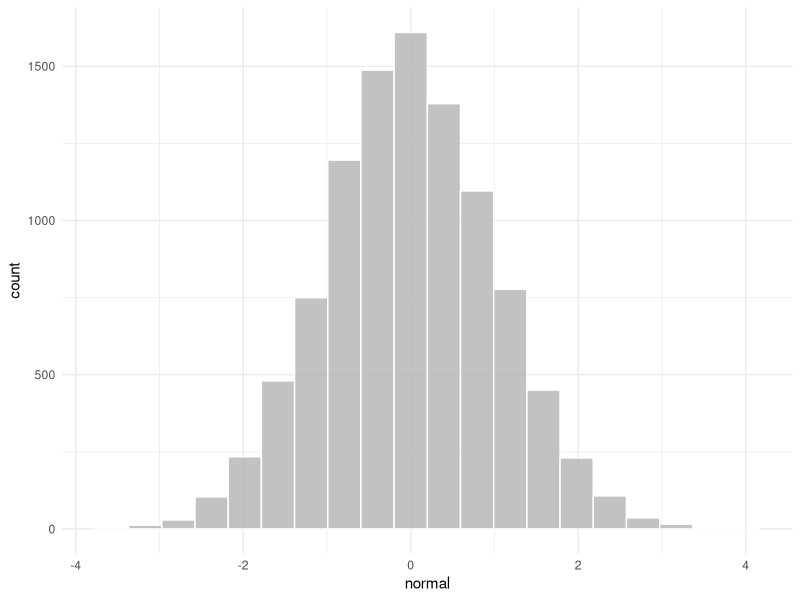
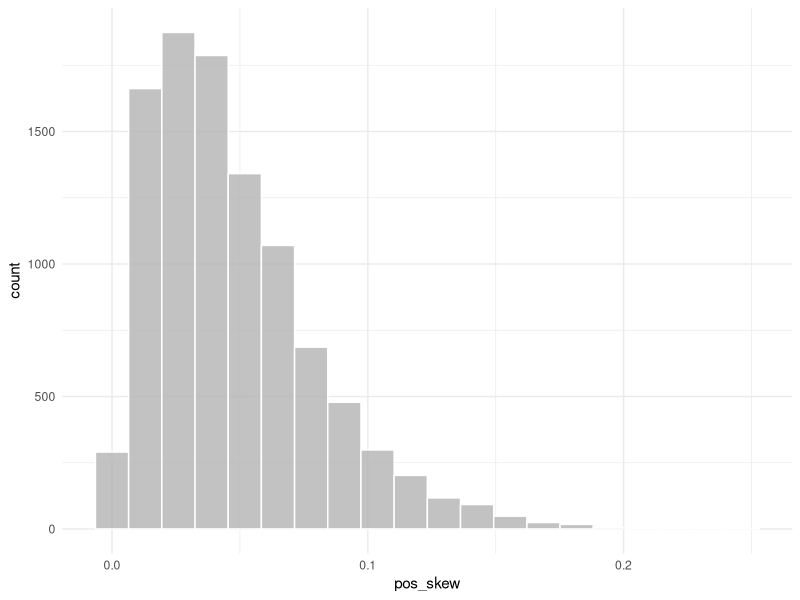
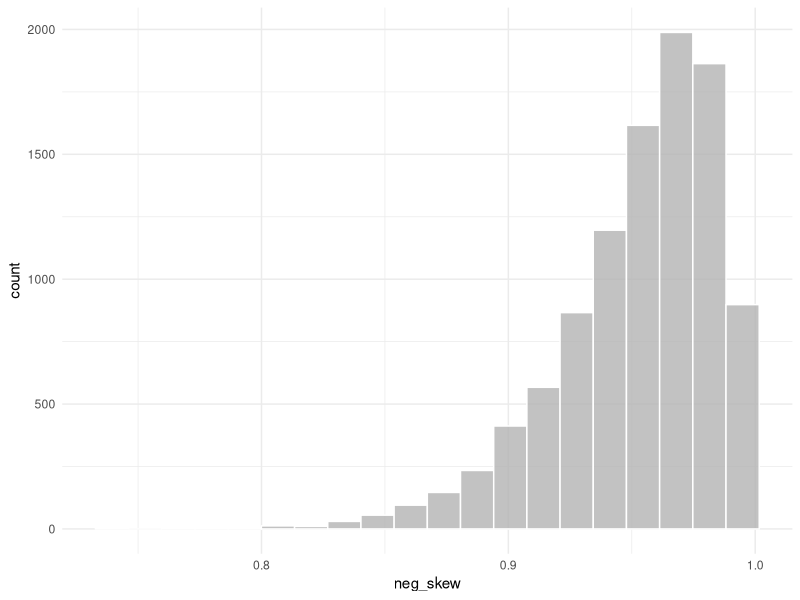

The R script that drew these images, in order:
## ---- chunk 1
knitr::opts_chunk$set(echo = TRUE)
## ---- chunk 2
library(tidyverse)

set.seed(082521)
data = tibble(categories = rep(letters[1:5], times = c(25, 15, 37, 40, 83)),
                   test_scores = rnorm(n = 200, mean = 145.24, sd = 2.48),
                   normal_distribution = rnorm(n = 200, mean = 0, sd = 1))

set.seed(082521)
normal = rnorm(10000, mean = 0, sd = 1)
neg_skew = rbeta(10000, shape1 = 40, shape2 = 2)
pos_skew = rbeta(10000, shape1 = 2, shape2 = 40)

skew = tibble::tibble(normal, 
                       pos_skew,
                       neg_skew) %>% 
  rowid_to_column()

options(scipen = 999)
theme_set(theme_minimal())
## ---- chunk 3
skew %>% 
  ggplot(aes(normal)) + 
  geom_histogram(fill = "gray70", color = "white", bins = 20, alpha = .8)
## ---- chunk 4
skew %>% 
  ggplot(aes(pos_skew)) + 
  geom_histogram(fill = "gray70", color = "white", bins = 20, alpha = .8)
## ---- chunk 5
skew %>% 
  ggplot(aes(neg_skew)) + 
  geom_histogram(fill = "gray70", color = "white", bins = 20, alpha = .8)
## ---- chunk 6
# copy and paste this into your R

set.seed(082421)
categories = rep(letters[1:5], times = c(5, 3, 2, 8, 12))
test_scores = rnorm(n = 30, mean = 4.21, sd = 1.16)

categories = as.factor(categories)

N = 30

# If doing it by hand, the test scores and categories are below
test_scores

categories

